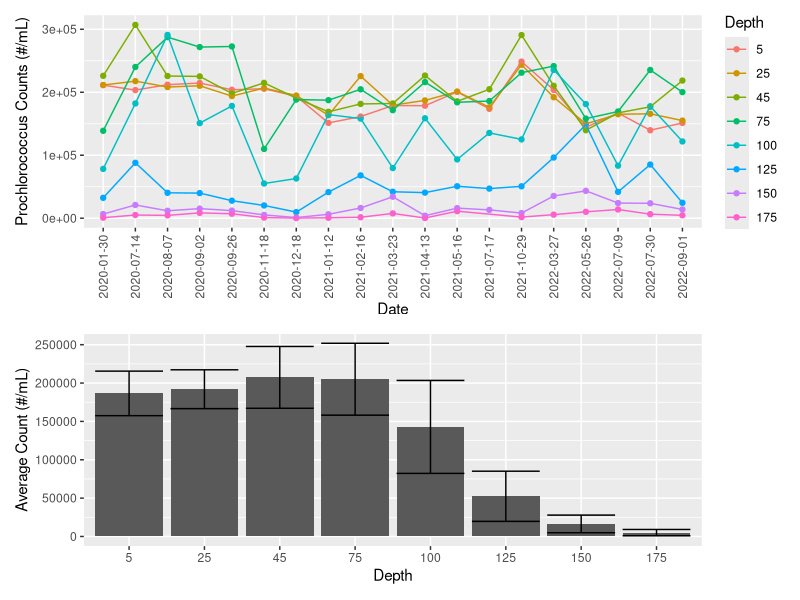
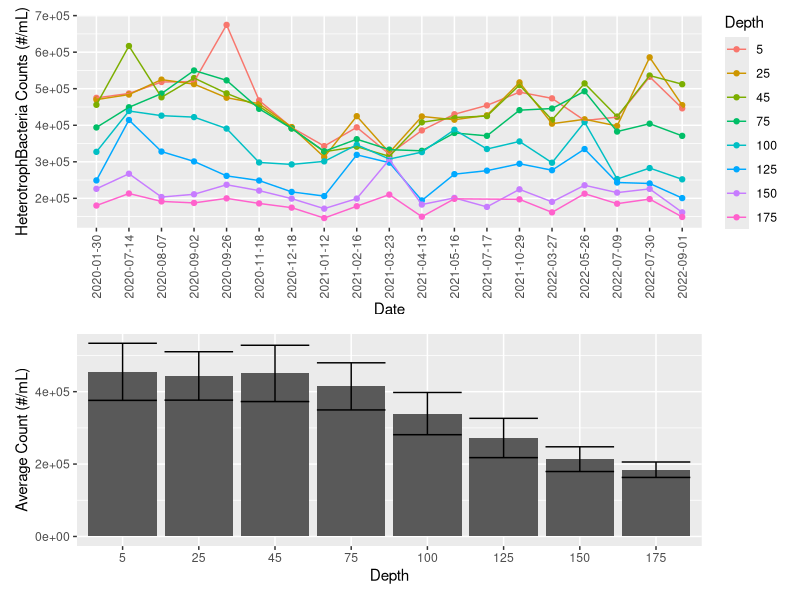
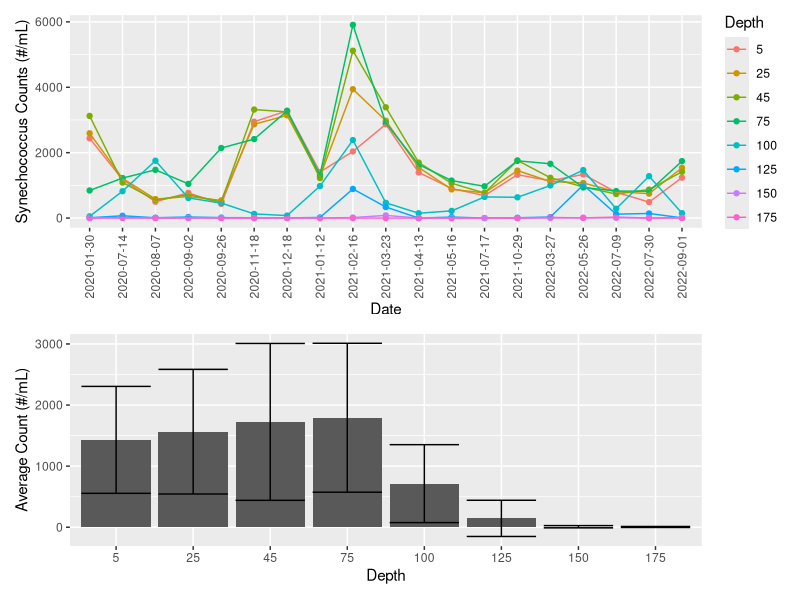
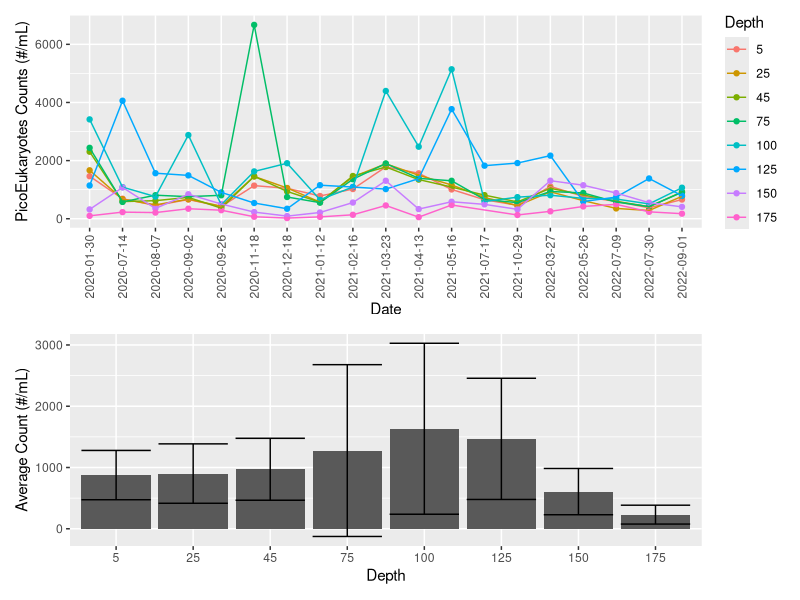
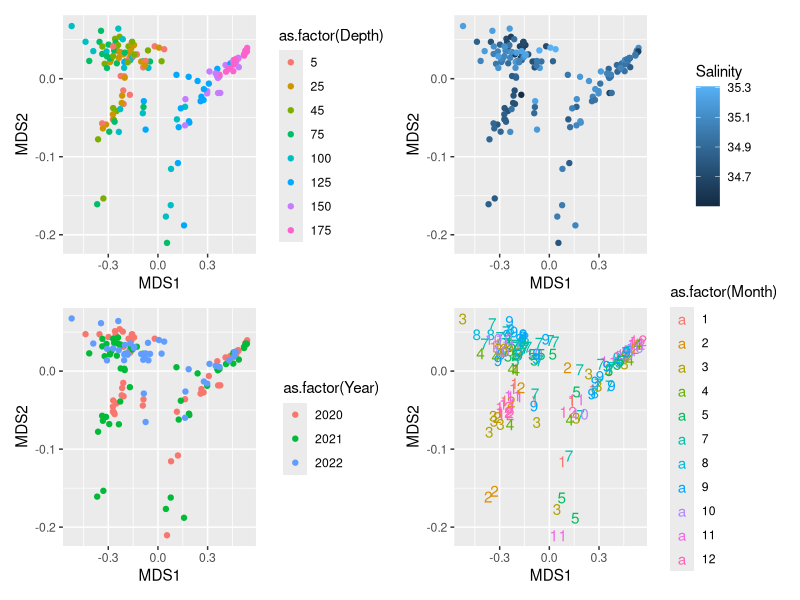
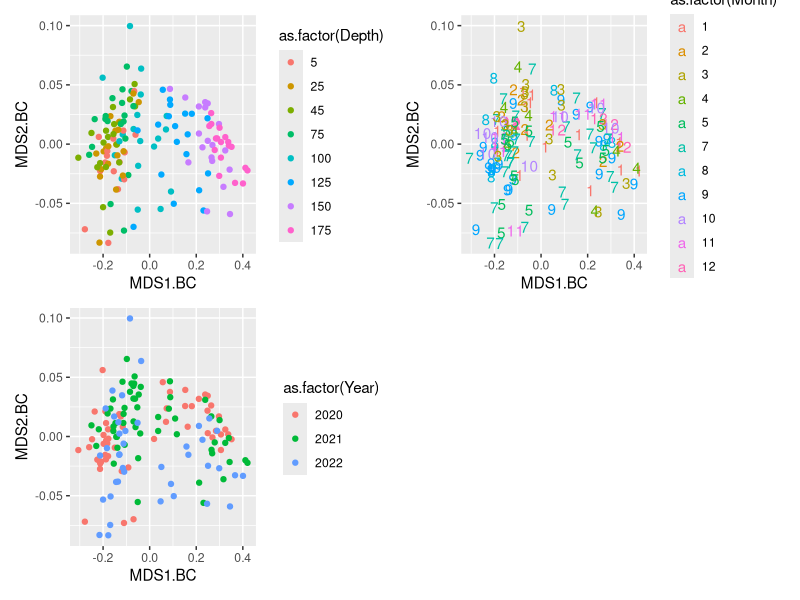
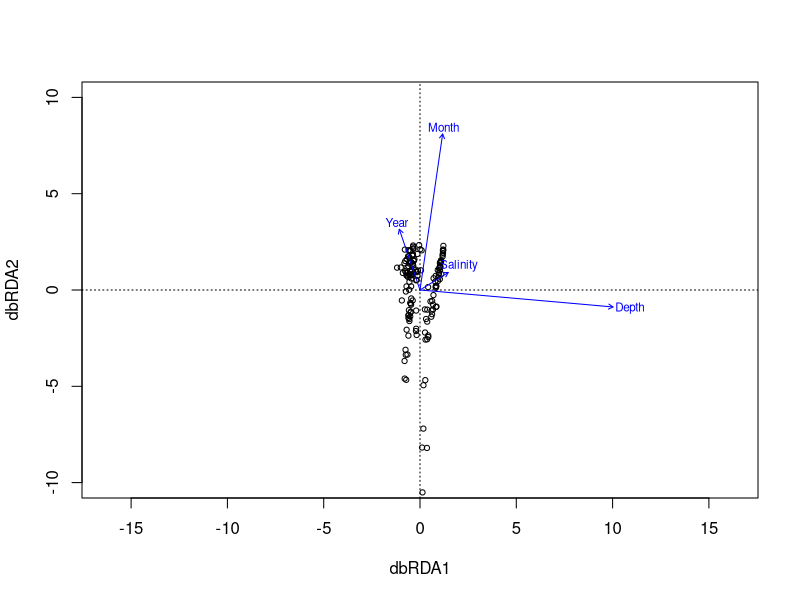
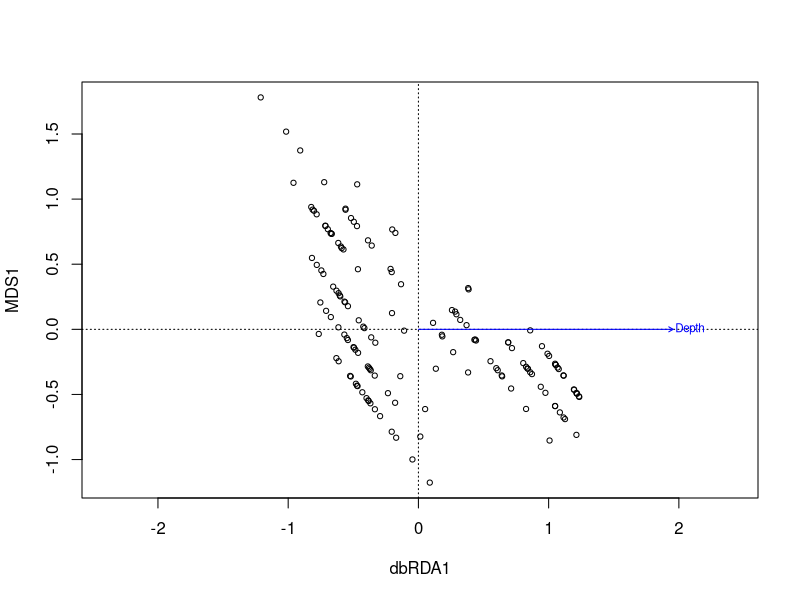

Recreate these plots in R, in order.
## ---- chunk 1
data <- read.csv2("processed_data.csv")
data[1:5,]
## ---- chunk 2
unique(data$Date)
range(data$Depth)
## ---- chunk 3
categories <- c("Prochlorococcus", "HeterotrophBacteria", "Synechococcus", "PicoEukaryotes")
counts.matrix <- data[,categories]
retain.rows <- apply(counts.matrix, MARGIN = 1, 
                     FUN = {function(row) all(row != c(-9, -9, -9, -9)) })

#drop all rows with a -9, signifying data that wasn't recorded
retained.data <- data[retain.rows,]
nrow(retained.data)
## ---- chunk 4
library(ggplot2)
library(patchwork)

summary.plots <- function (category) {
  line.plot <- ggplot(retained.data, aes(x = Date, y = retained.data[,category], 
                                         group = Depth,
                                         col=as.factor(Depth))) + 
    geom_point() +
    geom_line() + 
    scale_y_continuous(name = paste(category, "Counts (#/mL)")) + 
    scale_color_discrete(name = "Depth") +
    scale_x_discrete(guide = guide_axis(angle = 90))
  
  #bar plot that shows mean count with 1 SD error bars for each depth subset
  #of each datum
  depths <- unique(retained.data$Depth)
  depths.summary <- data.frame(
    Depth = depths,
    Means = sapply(depths, 
                   {function(depth) 
                     mean(retained.data[retained.data$Depth == depth, category])}),
    Stdevs = sapply(depths, 
               {function(depth) 
                 sd(retained.data[retained.data$Depth == depth, category])})
  )
  
  bar.plot <- ggplot(depths.summary, aes(x = as.factor(Depth), y = Means, 
                                         ymin = Means - Stdevs, 
                                         ymax = Means + Stdevs)) +
    geom_bar(stat="identity") +
    geom_errorbar() + 
    scale_x_discrete(name = "Depth") +
    scale_y_continuous(name = "Average Count (#/mL)")
  print(line.plot + bar.plot + plot_layout(ncol = 1, heights = c(1,1)))
  depths.summary$CoefVariation <- depths.summary$Stdevs / depths.summary$Means
  print(depths.summary)
}
## ---- chunk 5
summary.plots("Prochlorococcus")
## ---- chunk 6
summary.plots("HeterotrophBacteria")
## ---- chunk 7
summary.plots("Synechococcus")
## ---- chunk 8
summary.plots("PicoEukaryotes")
## ---- chunk 9
library(vegan)

retained.counts <- retained.data[,categories]
relative.abundances <- decostand(retained.counts, method="total", MARGIN = 1)
distance.matrix <- as.matrix( vegdist(relative.abundances, method="chisq"), labels = T)
distance.matrix[1:6,1:6]
## ---- chunk 10
nonmetric.scaling <- metaMDS(distance.matrix, distance = "chisq", k = 2)
## ---- chunk 11
nonmetric.scaling$stress
retained.data$MDS1 <- nonmetric.scaling$points[,"MDS1"]
retained.data$MDS2 <- nonmetric.scaling$points[,"MDS2"]
#stressplot(nonmetric.scaling)
## ---- chunk 12
p1 <- ggplot(data = retained.data, aes(x = MDS1, y = MDS2, col = as.factor(Depth))) +
  geom_point()
p2 <- ggplot(data = retained.data, aes(x = MDS1, y = MDS2, col = Salinity)) +
  geom_point()
p3 <- ggplot(data = retained.data, aes(x = MDS1, y = MDS2, col = as.factor(Year))) +
  geom_point()
p4 <- ggplot(data = retained.data, aes(x = MDS1, y = MDS2, col = as.factor(Month))) +
  geom_text(data = retained.data, aes(label = Month))
p1 + p2 + p3 + p4 + plot_layout(ncol = 2)
## ---- chunk 13
distance.matrix.BC <- as.matrix( vegdist(retained.counts, method="bray"), labels = T)
nMDS.BC <- metaMDS(distance.matrix.BC, distance = "bray", k = 2, trace = 0)
nMDS.BC$stress
retained.data$MDS1.BC <- nMDS.BC$points[,"MDS1"]
retained.data$MDS2.BC <- nMDS.BC$points[,"MDS2"]
## ---- chunk 14
p1 <- ggplot(data = retained.data, aes(x = MDS1.BC, y = MDS2.BC, col = as.factor(Depth))) +
  geom_point()
p2 <- ggplot(data = retained.data, aes(x = MDS1.BC, y = MDS2.BC, col = as.factor(Month))) +
  geom_text(label = retained.data$Month)
p3 <- ggplot(data = retained.data, aes(x = MDS1.BC, y = MDS2.BC, col = as.factor(Year))) +
  geom_point()
p1 + p2 + p3 + plot_layout(nrow = 2)
## ---- chunk 15
mean(relative.abundances$Prochlorococcus + relative.abundances$HeterotrophBacteria)
## ---- chunk 16
#left hand side of formula should be a distance/dissimilarity matrix created by vegdist
#data will contain the variables on right side of formula
chisq.dbRDA <- dbrda(formula = distance.matrix ~ Depth + Salinity + Year + Month,
                     data = retained.data)
chisq.dbRDA
summary(chisq.dbRDA)$concont
## ---- chunk 17
plot(chisq.dbRDA, xlim = c(-10, 10), ylim = c(-10, 10))
## ---- chunk 18
chisq.dbRDA.onevar <- dbrda(formula = distance.matrix ~ Depth,
                     data = retained.data)
chisq.dbRDA.onevar
summary(chisq.dbRDA.onevar)$concont
plot(chisq.dbRDA.onevar)
## ---- chunk 19
BC.dbRDA = dbrda(distance.matrix.BC ~ Depth + Salinity + Month + Year, 
                 data = retained.data,
                 distance = "bray")
summary(BC.dbRDA)$concont
plot(BC.dbRDA)
## ---- chunk 20
retained.data$DepthBinary <- retained.data$Depth <= 75
## ---- chunk 21
anosim.chisq.depthbinary <- anosim(distance.matrix, grouping = retained.data$DepthBinary, permutations = 999)
plot(anosim.chisq.depthbinary)

anosim.chisq.depthfactor <- anosim(distance.matrix, grouping = retained.data$Depth, permutations = 999)
plot(anosim.chisq.depthfactor)

anosim.BC.depthbinary <- anosim(distance.matrix, grouping = retained.data$DepthBinary, permutations = 999)
plot(anosim.BC.depthbinary)

anosim.BC.depthfactor <- anosim(distance.matrix, grouping = retained.data$Depth, permutations = 999)
plot(anosim.BC.depthfactor)
## ---- chunk 22
anosim.chisq.yearfactor <- anosim(distance.matrix, grouping = retained.data$Year,
                                  permutations = 999)
plot(anosim.chisq.yearfactor)

anosim.chisq.monthfactor <- anosim(distance.matrix, grouping = retained.data$Month,
                                   permutations = 999)
plot(anosim.chisq.monthfactor)
## ---- chunk 23
shallow.data <- retained.data[retained.data$Depth <= 75,]
dim(shallow.data)
shallow.rel.abundance <- decostand(shallow.data[,categories], method="total", MARGIN = 1)
shallow.distance.matrix <- as.matrix( vegdist(shallow.rel.abundance, method="chisq"), 
                                      labels = T)
nMDS.shallow <- metaMDS(shallow.distance.matrix, distance = "chisq", k = 2, trace = 0)
nMDS.shallow$stress
shallow.data$MDS1 <- nMDS.shallow$points[,"MDS1"]
shallow.data$MDS2 <- nMDS.shallow$points[,"MDS2"]
## ---- chunk 24
p1 <- ggplot(data = shallow.data, aes(x = MDS1, y = MDS2, col = as.factor(Depth))) +
  geom_point()
p2 <- ggplot(data = shallow.data, aes(x = MDS1, y = MDS2, col = Salinity)) +
  geom_point()
p3 <- ggplot(data = shallow.data, aes(x = MDS1, y = MDS2, col = as.factor(Year))) +
  geom_point()
p4 <- ggplot(data = shallow.data, aes(x = MDS1, y = MDS2, col = as.factor(Month))) +
  geom_text(data = shallow.data, aes(label = Month))
p1 + p2 + p3 + p4 + plot_layout(ncol = 2)

